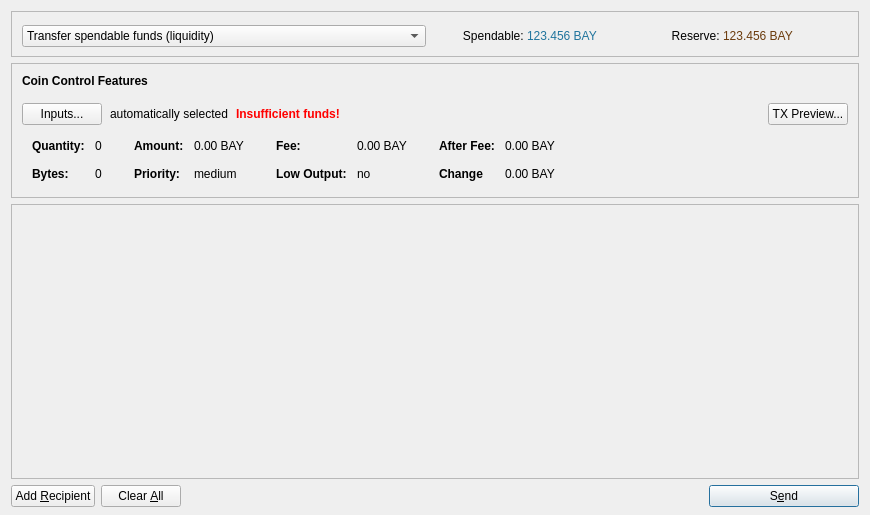
<?xml version="1.0" encoding="UTF-8"?>
<ui version="4.0">
 <class>SendCoinsDialog</class>
 <widget class="QDialog" name="SendCoinsDialog">
  <property name="geometry">
   <rect>
    <x>0</x>
    <y>0</y>
    <width>870</width>
    <height>515</height>
   </rect>
  </property>
  <property name="windowTitle">
   <string>Send Coins</string>
  </property>
  <layout class="QVBoxLayout" name="verticalLayout" stretch="0,0,1,0">
   <property name="bottomMargin">
    <number>8</number>
   </property>
   <item>
    <widget class="QFrame" name="frameTxType">
     <property name="frameShape">
      <enum>QFrame::StyledPanel</enum>
     </property>
     <property name="frameShadow">
      <enum>QFrame::Raised</enum>
     </property>
     <layout class="QGridLayout" name="gridLayout">
      <property name="leftMargin">
       <number>0</number>
      </property>
      <property name="topMargin">
       <number>0</number>
      </property>
      <property name="rightMargin">
       <number>0</number>
      </property>
      <property name="bottomMargin">
       <number>6</number>
      </property>
      <item row="0" column="0">
       <layout class="QHBoxLayout" name="horizontalLayout_2">
        <property name="leftMargin">
         <number>10</number>
        </property>
        <property name="topMargin">
         <number>10</number>
        </property>
        <item>
         <widget class="QComboBox" name="comboBoxTxType">
          <property name="minimumSize">
           <size>
            <width>250</width>
            <height>0</height>
           </size>
          </property>
          <item>
           <property name="text">
            <string>Transfer spendable funds (liquidity)</string>
           </property>
          </item>
          <item>
           <property name="text">
            <string>Transfer reserve and freeze them for 1 month</string>
           </property>
          </item>
          <item>
           <property name="text">
            <string>Freeze reserve for 1 month (such funds have 20 BAY staking reward)</string>
           </property>
          </item>
          <item>
           <property name="text">
            <string>Freeze liquidity for 4 month (such funds have 40 BAY staking reward)</string>
           </property>
          </item>
         </widget>
        </item>
        <item>
         <layout class="QHBoxLayout" name="horizontalLayout_4">
          <property name="spacing">
           <number>0</number>
          </property>
          <item>
           <widget class="QLabel" name="labelLiquidityText">
            <property name="minimumSize">
             <size>
              <width>0</width>
              <height>28</height>
             </size>
            </property>
            <property name="text">
             <string>  Spendable: </string>
            </property>
            <property name="alignment">
             <set>Qt::AlignRight|Qt::AlignTrailing|Qt::AlignVCenter</set>
            </property>
           </widget>
          </item>
          <item>
           <widget class="QLabel" name="labelLiquidity">
            <property name="palette">
             <palette>
              <active>
               <colorrole role="WindowText">
                <brush brushstyle="SolidPattern">
                 <color alpha="255">
                  <red>32</red>
                  <green>116</green>
                  <blue>157</blue>
                 </color>
                </brush>
               </colorrole>
              </active>
              <inactive>
               <colorrole role="WindowText">
                <brush brushstyle="SolidPattern">
                 <color alpha="255">
                  <red>32</red>
                  <green>116</green>
                  <blue>157</blue>
                 </color>
                </brush>
               </colorrole>
              </inactive>
              <disabled>
               <colorrole role="WindowText">
                <brush brushstyle="SolidPattern">
                 <color alpha="255">
                  <red>190</red>
                  <green>190</green>
                  <blue>190</blue>
                 </color>
                </brush>
               </colorrole>
              </disabled>
             </palette>
            </property>
            <property name="autoFillBackground">
             <bool>true</bool>
            </property>
            <property name="text">
             <string>123.456 BAY</string>
            </property>
            <property name="textInteractionFlags">
             <set>Qt::LinksAccessibleByMouse|Qt::TextSelectableByKeyboard|Qt::TextSelectableByMouse</set>
            </property>
           </widget>
          </item>
         </layout>
        </item>
        <item>
         <layout class="QHBoxLayout" name="horizontalLayout_5">
          <property name="spacing">
           <number>0</number>
          </property>
          <item>
           <widget class="QLabel" name="labelReservesText">
            <property name="text">
             <string>  Reserve: </string>
            </property>
            <property name="alignment">
             <set>Qt::AlignRight|Qt::AlignTrailing|Qt::AlignVCenter</set>
            </property>
           </widget>
          </item>
          <item>
           <widget class="QLabel" name="labelReserves">
            <property name="palette">
             <palette>
              <active>
               <colorrole role="WindowText">
                <brush brushstyle="SolidPattern">
                 <color alpha="255">
                  <red>107</red>
                  <green>59</green>
                  <blue>12</blue>
                 </color>
                </brush>
               </colorrole>
              </active>
              <inactive>
               <colorrole role="WindowText">
                <brush brushstyle="SolidPattern">
                 <color alpha="255">
                  <red>107</red>
                  <green>59</green>
                  <blue>12</blue>
                 </color>
                </brush>
               </colorrole>
              </inactive>
              <disabled>
               <colorrole role="WindowText">
                <brush brushstyle="SolidPattern">
                 <color alpha="255">
                  <red>190</red>
                  <green>190</green>
                  <blue>190</blue>
                 </color>
                </brush>
               </colorrole>
              </disabled>
             </palette>
            </property>
            <property name="autoFillBackground">
             <bool>true</bool>
            </property>
            <property name="text">
             <string>123.456 BAY</string>
            </property>
            <property name="textInteractionFlags">
             <set>Qt::LinksAccessibleByMouse|Qt::TextSelectableByKeyboard|Qt::TextSelectableByMouse</set>
            </property>
           </widget>
          </item>
         </layout>
        </item>
        <item>
         <spacer name="horizontalSpacer_2">
          <property name="orientation">
           <enum>Qt::Horizontal</enum>
          </property>
          <property name="sizeType">
           <enum>QSizePolicy::Minimum</enum>
          </property>
          <property name="sizeHint" stdset="0">
           <size>
            <width>40</width>
            <height>20</height>
           </size>
          </property>
         </spacer>
        </item>
       </layout>
      </item>
     </layout>
    </widget>
   </item>
   <item>
    <widget class="QFrame" name="frameCoinControl">
     <property name="sizePolicy">
      <sizepolicy hsizetype="Expanding" vsizetype="Expanding">
       <horstretch>0</horstretch>
       <verstretch>0</verstretch>
      </sizepolicy>
     </property>
     <property name="maximumSize">
      <size>
       <width>16777215</width>
       <height>16777215</height>
      </size>
     </property>
     <property name="frameShape">
      <enum>QFrame::StyledPanel</enum>
     </property>
     <property name="frameShadow">
      <enum>QFrame::Sunken</enum>
     </property>
     <layout class="QVBoxLayout" name="verticalLayoutCoinControl2">
      <property name="spacing">
       <number>6</number>
      </property>
      <property name="leftMargin">
       <number>0</number>
      </property>
      <property name="topMargin">
       <number>0</number>
      </property>
      <property name="rightMargin">
       <number>0</number>
      </property>
      <property name="bottomMargin">
       <number>6</number>
      </property>
      <item>
       <layout class="QVBoxLayout" name="verticalLayoutCoinControl" stretch="0,0,0">
        <property name="spacing">
         <number>0</number>
        </property>
        <property name="leftMargin">
         <number>10</number>
        </property>
        <property name="topMargin">
         <number>10</number>
        </property>
        <property name="rightMargin">
         <number>10</number>
        </property>
        <item>
         <layout class="QHBoxLayout" name="horizontalLayoutCoinControl1">
          <property name="bottomMargin">
           <number>15</number>
          </property>
          <item>
           <widget class="QLabel" name="labelCoinControlFeatures">
            <property name="sizePolicy">
             <sizepolicy hsizetype="Preferred" vsizetype="Maximum">
              <horstretch>0</horstretch>
              <verstretch>0</verstretch>
             </sizepolicy>
            </property>
            <property name="font">
             <font>
              <weight>75</weight>
              <bold>true</bold>
             </font>
            </property>
            <property name="styleSheet">
             <string notr="true">font-weight:bold;</string>
            </property>
            <property name="text">
             <string>Coin Control Features</string>
            </property>
           </widget>
          </item>
         </layout>
        </item>
        <item>
         <layout class="QHBoxLayout" name="horizontalLayoutCoinControl2" stretch="0,0,0,0,0">
          <property name="spacing">
           <number>8</number>
          </property>
          <property name="bottomMargin">
           <number>10</number>
          </property>
          <item>
           <widget class="QPushButton" name="pushButtonCoinControl">
            <property name="styleSheet">
             <string notr="true"/>
            </property>
            <property name="text">
             <string>Inputs...</string>
            </property>
           </widget>
          </item>
          <item>
           <widget class="QLabel" name="labelCoinControlAutomaticallySelected">
            <property name="text">
             <string>automatically selected</string>
            </property>
            <property name="margin">
             <number>5</number>
            </property>
           </widget>
          </item>
          <item>
           <widget class="QLabel" name="labelCoinControlInsuffFunds">
            <property name="font">
             <font>
              <weight>75</weight>
              <bold>true</bold>
             </font>
            </property>
            <property name="styleSheet">
             <string notr="true">color:red;font-weight:bold;</string>
            </property>
            <property name="text">
             <string>Insufficient funds!</string>
            </property>
            <property name="margin">
             <number>5</number>
            </property>
           </widget>
          </item>
          <item>
           <spacer name="horizontalSpacerCoinControl">
            <property name="orientation">
             <enum>Qt::Horizontal</enum>
            </property>
            <property name="sizeHint" stdset="0">
             <size>
              <width>40</width>
              <height>1</height>
             </size>
            </property>
           </spacer>
          </item>
          <item>
           <widget class="QPushButton" name="pushButtonTxPreview">
            <property name="text">
             <string>TX Preview...</string>
            </property>
           </widget>
          </item>
         </layout>
        </item>
        <item>
         <widget class="QWidget" name="widgetCoinControl" native="true">
          <property name="sizePolicy">
           <sizepolicy hsizetype="Preferred" vsizetype="Preferred">
            <horstretch>0</horstretch>
            <verstretch>0</verstretch>
           </sizepolicy>
          </property>
          <property name="minimumSize">
           <size>
            <width>0</width>
            <height>0</height>
           </size>
          </property>
          <property name="styleSheet">
           <string notr="true"/>
          </property>
          <layout class="QHBoxLayout" name="horizontalLayoutCoinControl5">
           <property name="leftMargin">
            <number>0</number>
           </property>
           <property name="topMargin">
            <number>0</number>
           </property>
           <property name="rightMargin">
            <number>0</number>
           </property>
           <property name="bottomMargin">
            <number>0</number>
           </property>
           <item>
            <layout class="QHBoxLayout" name="horizontalLayoutCoinControl3" stretch="0,0,0,1">
             <property name="spacing">
              <number>20</number>
             </property>
             <property name="topMargin">
              <number>0</number>
             </property>
             <property name="bottomMargin">
              <number>10</number>
             </property>
             <item>
              <layout class="QFormLayout" name="formLayoutCoinControl1">
               <property name="horizontalSpacing">
                <number>10</number>
               </property>
               <property name="verticalSpacing">
                <number>14</number>
               </property>
               <property name="leftMargin">
                <number>10</number>
               </property>
               <property name="topMargin">
                <number>4</number>
               </property>
               <property name="rightMargin">
                <number>6</number>
               </property>
               <item row="0" column="0">
                <widget class="QLabel" name="labelCoinControlQuantityText">
                 <property name="styleSheet">
                  <string notr="true">font-weight:bold;</string>
                 </property>
                 <property name="text">
                  <string>Quantity:</string>
                 </property>
                 <property name="margin">
                  <number>0</number>
                 </property>
                </widget>
               </item>
               <item row="0" column="1">
                <widget class="QLabel" name="labelCoinControlQuantity">
                 <property name="cursor">
                  <cursorShape>IBeamCursor</cursorShape>
                 </property>
                 <property name="contextMenuPolicy">
                  <enum>Qt::ActionsContextMenu</enum>
                 </property>
                 <property name="text">
                  <string>0</string>
                 </property>
                 <property name="margin">
                  <number>0</number>
                 </property>
                 <property name="textInteractionFlags">
                  <set>Qt::LinksAccessibleByMouse|Qt::TextSelectableByKeyboard|Qt::TextSelectableByMouse</set>
                 </property>
                </widget>
               </item>
               <item row="1" column="0">
                <widget class="QLabel" name="labelCoinControlBytesText">
                 <property name="styleSheet">
                  <string notr="true">font-weight:bold;</string>
                 </property>
                 <property name="text">
                  <string>Bytes:</string>
                 </property>
                </widget>
               </item>
               <item row="1" column="1">
                <widget class="QLabel" name="labelCoinControlBytes">
                 <property name="cursor">
                  <cursorShape>IBeamCursor</cursorShape>
                 </property>
                 <property name="contextMenuPolicy">
                  <enum>Qt::ActionsContextMenu</enum>
                 </property>
                 <property name="text">
                  <string>0</string>
                 </property>
                 <property name="textInteractionFlags">
                  <set>Qt::LinksAccessibleByMouse|Qt::TextSelectableByKeyboard|Qt::TextSelectableByMouse</set>
                 </property>
                </widget>
               </item>
              </layout>
             </item>
             <item>
              <layout class="QFormLayout" name="formLayoutCoinControl2">
               <property name="horizontalSpacing">
                <number>10</number>
               </property>
               <property name="verticalSpacing">
                <number>14</number>
               </property>
               <property name="leftMargin">
                <number>6</number>
               </property>
               <property name="topMargin">
                <number>4</number>
               </property>
               <property name="rightMargin">
                <number>6</number>
               </property>
               <item row="0" column="0">
                <widget class="QLabel" name="labelCoinControlAmountText">
                 <property name="styleSheet">
                  <string notr="true">font-weight:bold;</string>
                 </property>
                 <property name="text">
                  <string>Amount:</string>
                 </property>
                 <property name="margin">
                  <number>0</number>
                 </property>
                </widget>
               </item>
               <item row="0" column="1">
                <widget class="QLabel" name="labelCoinControlAmount">
                 <property name="cursor">
                  <cursorShape>IBeamCursor</cursorShape>
                 </property>
                 <property name="contextMenuPolicy">
                  <enum>Qt::ActionsContextMenu</enum>
                 </property>
                 <property name="text">
                  <string notr="true">0.00 BAY</string>
                 </property>
                 <property name="textInteractionFlags">
                  <set>Qt::LinksAccessibleByMouse|Qt::TextSelectableByKeyboard|Qt::TextSelectableByMouse</set>
                 </property>
                </widget>
               </item>
               <item row="1" column="0">
                <widget class="QLabel" name="labelCoinControlPriorityText">
                 <property name="styleSheet">
                  <string notr="true">font-weight:bold;</string>
                 </property>
                 <property name="text">
                  <string>Priority:</string>
                 </property>
                </widget>
               </item>
               <item row="1" column="1">
                <widget class="QLabel" name="labelCoinControlPriority">
                 <property name="cursor">
                  <cursorShape>IBeamCursor</cursorShape>
                 </property>
                 <property name="contextMenuPolicy">
                  <enum>Qt::ActionsContextMenu</enum>
                 </property>
                 <property name="text">
                  <string>medium</string>
                 </property>
                 <property name="textInteractionFlags">
                  <set>Qt::LinksAccessibleByMouse|Qt::TextSelectableByKeyboard|Qt::TextSelectableByMouse</set>
                 </property>
                </widget>
               </item>
              </layout>
             </item>
             <item>
              <layout class="QFormLayout" name="formLayoutCoinControl3">
               <property name="horizontalSpacing">
                <number>10</number>
               </property>
               <property name="verticalSpacing">
                <number>14</number>
               </property>
               <property name="leftMargin">
                <number>6</number>
               </property>
               <property name="topMargin">
                <number>4</number>
               </property>
               <property name="rightMargin">
                <number>6</number>
               </property>
               <item row="0" column="0">
                <widget class="QLabel" name="labelCoinControlFeeText">
                 <property name="styleSheet">
                  <string notr="true">font-weight:bold;</string>
                 </property>
                 <property name="text">
                  <string>Fee:</string>
                 </property>
                 <property name="margin">
                  <number>0</number>
                 </property>
                </widget>
               </item>
               <item row="0" column="1">
                <widget class="QLabel" name="labelCoinControlFee">
                 <property name="cursor">
                  <cursorShape>IBeamCursor</cursorShape>
                 </property>
                 <property name="contextMenuPolicy">
                  <enum>Qt::ActionsContextMenu</enum>
                 </property>
                 <property name="text">
                  <string notr="true">0.00 BAY</string>
                 </property>
                 <property name="textInteractionFlags">
                  <set>Qt::LinksAccessibleByMouse|Qt::TextSelectableByKeyboard|Qt::TextSelectableByMouse</set>
                 </property>
                </widget>
               </item>
               <item row="1" column="0">
                <widget class="QLabel" name="labelCoinControlLowOutputText">
                 <property name="styleSheet">
                  <string notr="true">font-weight:bold;</string>
                 </property>
                 <property name="text">
                  <string>Low Output:</string>
                 </property>
                </widget>
               </item>
               <item row="1" column="1">
                <widget class="QLabel" name="labelCoinControlLowOutput">
                 <property name="cursor">
                  <cursorShape>IBeamCursor</cursorShape>
                 </property>
                 <property name="contextMenuPolicy">
                  <enum>Qt::ActionsContextMenu</enum>
                 </property>
                 <property name="text">
                  <string>no</string>
                 </property>
                 <property name="textInteractionFlags">
                  <set>Qt::LinksAccessibleByMouse|Qt::TextSelectableByKeyboard|Qt::TextSelectableByMouse</set>
                 </property>
                </widget>
               </item>
              </layout>
             </item>
             <item>
              <layout class="QFormLayout" name="formLayoutCoinControl4">
               <property name="horizontalSpacing">
                <number>10</number>
               </property>
               <property name="verticalSpacing">
                <number>14</number>
               </property>
               <property name="leftMargin">
                <number>6</number>
               </property>
               <property name="topMargin">
                <number>4</number>
               </property>
               <property name="rightMargin">
                <number>6</number>
               </property>
               <item row="0" column="0">
                <widget class="QLabel" name="labelCoinControlAfterFeeText">
                 <property name="styleSheet">
                  <string notr="true">font-weight:bold;</string>
                 </property>
                 <property name="text">
                  <string>After Fee:</string>
                 </property>
                 <property name="margin">
                  <number>0</number>
                 </property>
                </widget>
               </item>
               <item row="0" column="1">
                <widget class="QLabel" name="labelCoinControlAfterFee">
                 <property name="cursor">
                  <cursorShape>IBeamCursor</cursorShape>
                 </property>
                 <property name="contextMenuPolicy">
                  <enum>Qt::ActionsContextMenu</enum>
                 </property>
                 <property name="text">
                  <string notr="true">0.00 BAY</string>
                 </property>
                 <property name="textInteractionFlags">
                  <set>Qt::LinksAccessibleByMouse|Qt::TextSelectableByKeyboard|Qt::TextSelectableByMouse</set>
                 </property>
                </widget>
               </item>
               <item row="1" column="0">
                <widget class="QLabel" name="labelCoinControlChangeText">
                 <property name="styleSheet">
                  <string notr="true">font-weight:bold;</string>
                 </property>
                 <property name="text">
                  <string>Change</string>
                 </property>
                </widget>
               </item>
               <item row="1" column="1">
                <widget class="QLabel" name="labelCoinControlChange">
                 <property name="cursor">
                  <cursorShape>IBeamCursor</cursorShape>
                 </property>
                 <property name="contextMenuPolicy">
                  <enum>Qt::ActionsContextMenu</enum>
                 </property>
                 <property name="text">
                  <string notr="true">0.00 BAY</string>
                 </property>
                 <property name="textInteractionFlags">
                  <set>Qt::LinksAccessibleByMouse|Qt::TextSelectableByKeyboard|Qt::TextSelectableByMouse</set>
                 </property>
                </widget>
               </item>
              </layout>
             </item>
            </layout>
           </item>
          </layout>
         </widget>
        </item>
       </layout>
      </item>
     </layout>
    </widget>
   </item>
   <item>
    <widget class="QScrollArea" name="scrollArea">
     <property name="widgetResizable">
      <bool>true</bool>
     </property>
     <widget class="QWidget" name="scrollAreaWidgetContents">
      <property name="geometry">
       <rect>
        <x>0</x>
        <y>0</y>
        <width>852</width>
        <height>253</height>
       </rect>
      </property>
      <layout class="QVBoxLayout" name="verticalLayout_2">
       <property name="leftMargin">
        <number>1</number>
       </property>
       <property name="topMargin">
        <number>1</number>
       </property>
       <property name="rightMargin">
        <number>1</number>
       </property>
       <property name="bottomMargin">
        <number>1</number>
       </property>
       <item>
        <layout class="QVBoxLayout" name="entries">
         <property name="spacing">
          <number>6</number>
         </property>
        </layout>
       </item>
       <item>
        <spacer name="verticalSpacer">
         <property name="orientation">
          <enum>Qt::Vertical</enum>
         </property>
         <property name="sizeHint" stdset="0">
          <size>
           <width>20</width>
           <height>40</height>
          </size>
         </property>
        </spacer>
       </item>
      </layout>
     </widget>
    </widget>
   </item>
   <item>
    <layout class="QHBoxLayout" name="horizontalLayout">
     <item>
      <widget class="QPushButton" name="addButton">
       <property name="toolTip">
        <string>Send to multiple recipients at once</string>
       </property>
       <property name="text">
        <string>Add &amp;Recipient</string>
       </property>
       <property name="autoDefault">
        <bool>false</bool>
       </property>
      </widget>
     </item>
     <item>
      <widget class="QPushButton" name="clearButton">
       <property name="sizePolicy">
        <sizepolicy hsizetype="Minimum" vsizetype="Fixed">
         <horstretch>0</horstretch>
         <verstretch>0</verstretch>
        </sizepolicy>
       </property>
       <property name="toolTip">
        <string>Remove all transaction fields</string>
       </property>
       <property name="text">
        <string>Clear &amp;All</string>
       </property>
       <property name="autoRepeatDelay">
        <number>300</number>
       </property>
       <property name="autoDefault">
        <bool>false</bool>
       </property>
      </widget>
     </item>
     <item>
      <spacer name="horizontalSpacer">
       <property name="orientation">
        <enum>Qt::Horizontal</enum>
       </property>
       <property name="sizeHint" stdset="0">
        <size>
         <width>40</width>
         <height>20</height>
        </size>
       </property>
      </spacer>
     </item>
     <item>
      <widget class="QPushButton" name="sendButton">
       <property name="minimumSize">
        <size>
         <width>150</width>
         <height>0</height>
        </size>
       </property>
       <property name="toolTip">
        <string>Confirm the send action</string>
       </property>
       <property name="text">
        <string>S&amp;end</string>
       </property>
       <property name="icon">
        <iconset resource="../bitbay.qrc">
         <normaloff>:/icons/send</normaloff>:/icons/send</iconset>
       </property>
       <property name="default">
        <bool>true</bool>
       </property>
      </widget>
     </item>
    </layout>
   </item>
  </layout>
 </widget>
 <tabstops>
  <tabstop>scrollArea</tabstop>
  <tabstop>comboBoxTxType</tabstop>
  <tabstop>pushButtonCoinControl</tabstop>
  <tabstop>pushButtonTxPreview</tabstop>
  <tabstop>addButton</tabstop>
  <tabstop>clearButton</tabstop>
  <tabstop>sendButton</tabstop>
 </tabstops>
 <resources>
  <include location="../bitbay.qrc"/>
 </resources>
 <connections/>
</ui>
